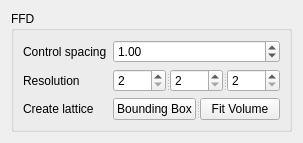
<?xml version="1.0" encoding="UTF-8"?>
<ui version="4.0">
 <class>DeformerWidget</class>
 <widget class="QWidget" name="DeformerWidget">
  <property name="geometry">
   <rect>
    <x>0</x>
    <y>0</y>
    <width>273</width>
    <height>126</height>
   </rect>
  </property>
  <property name="windowTitle">
   <string>Form</string>
  </property>
  <layout class="QVBoxLayout" name="verticalLayout">
   <item>
    <widget class="QGroupBox" name="ffdGroupBox">
     <property name="title">
      <string>FFD</string>
     </property>
     <property name="flat">
      <bool>false</bool>
     </property>
     <layout class="QFormLayout" name="formLayout">
      <item row="0" column="0">
       <widget class="QLabel" name="label_1">
        <property name="text">
         <string>Control spacing</string>
        </property>
       </widget>
      </item>
      <item row="0" column="1">
       <widget class="QDoubleSpinBox" name="doubleSpinBox">
        <property name="minimum">
         <double>0.000000000000000</double>
        </property>
        <property name="maximum">
         <double>100.000000000000000</double>
        </property>
        <property name="value">
         <double>1.000000000000000</double>
        </property>
       </widget>
      </item>
      <item row="1" column="0">
       <widget class="QLabel" name="label_2">
        <property name="text">
         <string>Resolution</string>
        </property>
       </widget>
      </item>
      <item row="1" column="1">
       <widget class="QSplitter" name="splitter">
        <property name="orientation">
         <enum>Qt::Horizontal</enum>
        </property>
        <widget class="QSpinBox" name="xRes">
         <property name="minimum">
          <number>2</number>
         </property>
         <property name="maximum">
          <number>500</number>
         </property>
         <property name="value">
          <number>2</number>
         </property>
        </widget>
        <widget class="QSpinBox" name="yRes">
         <property name="minimum">
          <number>2</number>
         </property>
         <property name="maximum">
          <number>500</number>
         </property>
        </widget>
        <widget class="QSpinBox" name="zRes">
         <property name="minimum">
          <number>2</number>
         </property>
         <property name="maximum">
          <number>500</number>
         </property>
        </widget>
       </widget>
      </item>
      <item row="2" column="0">
       <widget class="QLabel" name="label_3">
        <property name="text">
         <string>Create lattice</string>
        </property>
       </widget>
      </item>
      <item row="2" column="1">
       <widget class="QSplitter" name="splitter_2">
        <property name="orientation">
         <enum>Qt::Horizontal</enum>
        </property>
        <widget class="QPushButton" name="createBoundingButton">
         <property name="text">
          <string>Bounding Box</string>
         </property>
        </widget>
        <widget class="QPushButton" name="createVolumeButton">
         <property name="text">
          <string>Fit Volume</string>
         </property>
        </widget>
       </widget>
      </item>
     </layout>
    </widget>
   </item>
  </layout>
 </widget>
 <resources/>
 <connections/>
</ui>
